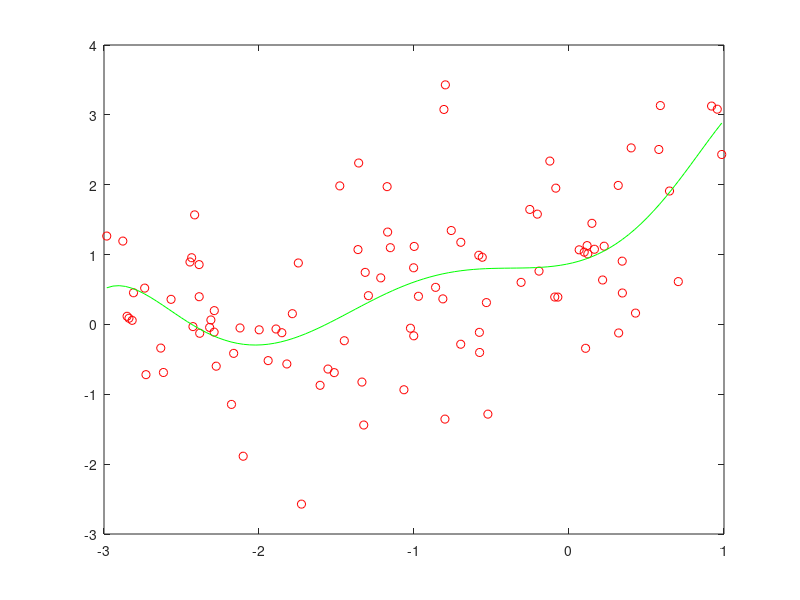

Write the MATLAB code that produced this figure. (Note: this script raises an error after producing the figure.)
%%
% The following script is a tutorial on the methodology of what I call 
% "Shape Prescriptive Modeling". Its a tool for modeling a function of
% a single variable
%
%    y = f(x) + error
%
% The actual model will be in the form of a least squares spline. Shape
% prescriptive modeling is really a way of thinking about a model - it
% has a lot of very Bayesian underpinnings. I'll get to that in a bit.
% First, lets talk about modeling, who builds models, and why we choose
% a specific model form.
%
% Why do we, as scientists and engineers, fit a curve to data? There are
% really two basic reasons why, if we ignore the common "My boss told me
% to do this." The first such reason is for purely predictive value. We may
% wish to reduce some set of data to a simply accessible functional relationship
% for future use. The process of modeling may allow us to smooth the data,
% producing a smooth curve where only distinct data points fell before.
% As well, this smooth curve is now a platform for interpolation. Note that
% if we have smoothed the data, removing unwanted noise that was present
% in the data, then the interpolant is more an approximant. I.e., one
% will not interpolate the data, but a smoother form of it.
% 
% The second common goal of curve fitting is often to predict/estimate some
% parameter of the relationship, such as a minimum or maximum value where
% the curve approaches an asymptote, or perhaps a maximum slope or a rate
% parameter. 
%
% If we are to fit a model to data, what kind of models do we use, and
% how does the model class reflect our goals in the modeling process?
% To answer this question, I'll first look at the common modeling tools
% we might see. First and most primeval is polyfit. Polyfit allows us to
% fit a polynomial model to our data. Such a model tells us little about
% our process beyond perhaps a simple slope. These models are really of
% value only for very simple relationships, where we are willing to
% invest little in the modeling process. Many of the individuals who
% use polynomial modeling tools do so for the wrong reasons. They use
% higher order polynomial fits to get a better approximation to their
% data, not realizing the problems inherent with those higher order
% polynomials.
% 
% At the other end of the spectrum, one sees individuals using nonlinear
% regression to fit a large variety of curves to data. Exponential terms,
% gaussian-like modes, sigmoid shapes, as well as many more. Did these
% model forms result from valid mechanistic arguments? I.e., has the
% analyst developed a real model of the process under study, where all
% that is left is to estimate the parameters of that model from data?
% 
% Sometimes it is so, but far more often the analyst individual knows
% something about the basic underlying process, and the model chosen
% has the correct basic functional shape. I'll argue that truly valid
% mechanistic models are nearly as rare as hen's teeth. 
% 
% There is a subtle variation on the mechanistic model. I call it the
% metaphoric or metaphorical model. Here we use a mathematical model
% of one process that we do understand, used as a model for a process
% that we do not really understand. My favorite examples of such
% metaphorical models are cubic splines, where a mathematical model
% of a thin flexible beam is used to predict many other processes. A
% second good example is the use of epidemiological models as used to
% predict sales of some product. There are many other examples of course.
% 
% An advantage of a metaphorical model is it may help us to understand/
% predict/even extrapolate future behavior based on our knowledge of the
% metaphor. Many of the nonlinear regression models that we see built in
% Matlab are of the shape variety. I.e., we see a bell shaped curve, so
% we fit a gaussian to it. We see a function with a lower and upper
% constant asymptote, and we fit some variety of logistic function, or
% an erf variant to it. If the fit is inadequate for our purposes, we
% try another functional form. I'll argue that this group of individuals
% is often using nonlinear regression for the wrong reason. They simply
% want some curve that behaves the way they know it should. Examples of
% this might be a photographic film modelor, who knows the film darkens
% as more photons land upon it, or a biologist, who knows that the count
% of bacteria in a petri dish will grow with time. (All of these examples
% have limits, but a good scientist/engineer will know those limits.)
% 
% The fact is, we often understand something about a process we are trying
% to model. What we may not have is the ability to build that knowledge and
% understanding into our model. Even if we know the underlying functional
% relationship is monotone increasing/decreasing, how do we estimate a
% model that has that behavior built into it? This is where shape
% prescriptive modeling shines. It is really a very Bayesian concept.
% It is the process of quantifying our basic knowledge of a process in
% mathematical terms, and then estimating a predictive model of the
% process that has that knowledge built into it. Our knowledge becomes
% a prescription for the final shape of the process. Sometimes we know
% much about a process, in which case we have a detailed prescription.
% Other times we have a very sketchy prescription.
% 
% The slm tools in this toolkit are designed to help the user to embed
% their knowledge into a model using a langauage of shape. One builds
% a prescription for the desired shape, then combines it with their data
% to build a model. These steps can be done distinctly, where an explicit
% prescription is created, then applied with a modeling engine to data,
% or the prescription can be built in a fluid manner using a gui. Here
% a point and click interface can provide the information necessary.
% 
% Some final notes before we begin actual experimentation: This toolkit
% assumes possession of the optimization toolbox. 
% 
% Also, all examples will use the commandline engine for modeling,
% instead of the gui interface. One good reason is that at the time
% of writing this tutorial, I had not finished writing the gui. A
% better reason is that anything that can be done via the gui is
% also possible to do using the computational engine, and cell mode
% favors this approach.
% 
% Finally, ...

%% Some data
% Lets start out by creating some data. A simple functional form that
% we understand the shape of.
n = 100;
x1 = sort(rand(n,1));
y1 = exp(x1) + randn(n,1)/20;
plot(x1,y1,'ro')

%% Polyfit?
% First, lets build a simple model using polyfit.
P = polyfit(x1,y1,6);
xev = 0:.001:1;
yev = polyval(P,xev);

%%
% and plot the results on top of the data
plot(xev,yev,'g-',x1,y1,'ro')

%%
% Are you happy with the resulting curve? Perhaps. Much depends upon
% our goals in building a model for this process. How good of a fit
% do we really need, how much noise is there in the data? Does the
% model behave as we believe it should? Does this model have lack of
% fit? Actually, it looks pretty good to me, at least given the amount
% of noise in the data. But see what happens when I use a high order
% polynomial model.

%% 
% This one was just too much, with condition problems.
P = polyfit(x1,y1,15);
xev = 0:.001:1;
yev = polyval(P,xev);
%%
% and plot the results on top of the data
plot(xev,yev,'g-',x1,y1,'ro')

%% Less data, more noise, with polyfit
% Lets try again, only this time we'll use less data, with a much
% higher level of noise.
close
n = 100;
x2 = sort(4*rand(n,1)-3);
y2 = exp(x2) + randn(n,1);
plot(x2,y2,'ro')

P = polyfit(x2,y2,6);
xev = linspace(min(x2),max(x2),100);
yhat = polyval(P,xev);

hold on
plot(xev,yhat,'g-')
hold off
%%
% Its a clear example of overfitting this noisy data.

%% A piecewise linear SLM fit
% Now lets try using the slm tools. After all, its why we are
% working through this tutorial.
slm = slmengine(x2,y2,'degree',1,'plot','on')
%%
% note that the result from slmengine is a structure. It contains
% 7 fields, and has much the same information as the 'pp' form does.
%
% 'form' is (in this case) 'slm'. This means that the function
% this structure contains is a slm model. We could have had it
% return a pp form instead.
%
% 'degree' is the polynomial degree of the piecewise segments.
% 1 indicates a piecewise linear function, continuous across the
% breakpoints (or knots.) Note that the splines toolbox tends to
% use the term 'order', one more than the degree.
%
% 'knots' contains the set of knots or breakpoints. The default
% is to use 6 equally spaced knots, from min to max of the data.
%
% 'coef' is the set of coefficients of the spline model. I've used
% a Hermite form here. Its an easy one to understand, as well as
% to look at the coefficients and visualize the shape of the curve.
% The field coef contains the value of the function at the
% corresponding knot.
%
% 'prescription' is the default prescription. A bayesian might call
% it an uninformative prior. Its the list of all settings for every
% optional parameter one can set for a model. Since we specified
% nothing but the data in our call to slmengine, we get all defaults.
%
% Finally, there are fields for x and y. The model thus contains
% the data used to build it. This serves a documentation purpose
% but it also allows plotslm to work well later.


%% Shape prescriptions
% We can look at the parameters in slm.prescription, but now is as
% good a tiem as any to see what slmset does for us. Here are the
% default set of properties.
prescription = slmset

%%
% slmset is the tool that allows us to specify a variety of pieces
% of information to the engine.


%% Use of slmset
% Help slmset will list all the options. It works on a property/value
% pair interface. There are a wide variety of properties that one can set,
% enough to satisfy almost any type of information a user can bring to
% a modeling problem. Here are the options one can set:
help slmset

%% Evaluating a model
% One more thing before we return to fitting data. We can use the 
% models that we build in a predictive mode. 
slmeval(.5,slm)

%%
% slmeval can also differentiate the function (although piecewise
% constant models would have a zero derivative everywhere, with a
% singularity at every knot.) The third argument controls the order
% ofthe derivative to be generated.
slmeval(.5,slm,1)

%%
% and even compute an inverse at any point. Note that slmeval computes only
% the "left-most" inverse. So if there is more than one solution that you
% wish to find, then you should use slmsolve.
slmeval(1.50,slm,-1)

%%
% We could plot the function as fit uing slmeval,
yhat = slmeval(xev,slm,0);
plot(x2,y2,'ro',xev,yhat,'b-')

%% Plotting a model using plotslm
% Or we could have plotted it using a nice utility that I've provided.
% Plotslm plots the curve, the data that it was built from, and the
% knots/breaks of the spline model. Plotslm also allows you to plot
% the residuals of the model to the data, or the derivatives of the
% curve. Finally, you can control many features of this plot using the
% plot menu.
plotslm(slm)

%% slmengine can plot too
% Or we could have just told our engine to plot after it finished
% estimating its curve fit. This time we will fit it as a cubic spline.
close all
slm = slmengine(x2,y2,'degree',3,'knots',4,'plot','on');

%% slmpar: Computations on a spline model, min max, integral, etc.
% plotslm can plot the function derivatives or integral, and
% slmeval can evaluate the function, its derivatives or the inverse
% function at specific points. However, it is occasionally useful to be
% able to find the minimum (or maximum) value of a spline over some interval, or
% find the minimum or maximum value of the slope, or compute the integral of the
% curve between a pair of points. slmpar also can convert a spline model
% into a symbolic form, for those who wish to see what the segments are
% in a functional form.
%
% The slmpar function does all of these things, both for a slm form as well as a pp form.
x = -5:.1:5;
y = exp(-x.^2/2)/sqrt(2*pi) + randn(size(x))/100;
slm = slmengine(x,y,'plot','on','knots',15,'integral',1,'deg',3,'minval',0)
%%
% Of course, here the integral was forced to 1, so the integral should be correct.
res = slmpar(slm,'in')
%%
% The maximum value should occur very near zero.
[res,loc] = slmpar(slm,'maxfun')

% The next few examples show slmpar at work on a pp form, as created by spline:
x = linspace(-pi,pi);
y = sin(x);
pp = spline(x,y);
%%
% The overall integral should be zero, or as close as floating point
% computations can give us for the integral of a spline.
res = slmpar(pp,'integral')
%%
% The integral from 0 to pi should be 2.
res = slmpar(pp,'integral',[0,pi])
%%
% The maximum of a sine wave over its period is 1, and should occur at
% x = pi/2.
[res,loc] = slmpar(pp,'maxfun')
%%
% The minimum of a sine wave over [-1,1] should occur at the lower end point.
[res,loc] = slmpar(pp,'minfun',[-1,1])

%%
% A nice thing about plotslm is it overlays the knot positions
% on top of the curve. The knots are at the vertical green dotted
% lines.

%% slmsolve: find all roots of a spline, f(x) == y, for any given value of y
% slmsolve will find all solutions for the this general problem, as opposed
% to slmeval, which returns only the left-most (closest to -inf) solution.
%
% slmsolve works on any SLM toolbox produced spline model, as well as any
% pp form model, produced by pp, spline, etc.
x = linspace(0,1,200);
y = x + sin(20*x);
pp = spline(x,y);
fnplt(pp)

%%
% Find the solutions of f(x) = 0.5 over the support of the spline.
xloc = slmsolve(pp,0.5)
hold on
plot(xloc',0.5,'ro',[min(xloc);max(xloc)],[0.5 0.5],'r-')

%% Model fitting using shape prescriptors
% Having seen the exponential data fit above, one might wonder why one
% would use a shape prescriptive model at all. It appears to be little
% better than that 6'th order polynomial model we fit before using polyfit.
%
% What do we know about the underlying functional relationship?
% We want to think in terms of fundamental shape primitives.
%
% I'd suggest that the function is known to be a monotone increasing
% function. It was a simple exponential after all. The first derivatve
% should never be negative.
close all
slm = slmengine(x2,y2,'plot','on','increasing','on');

%% Curvature constraints
% I'd also suggest that the function is known to be positively curved.
% The second derivatve should never be negative.
close all
slm = slmengine(x2,y2,'plot','on','concaveup','on');

%% Both curvature and monotonicity constraints
% We can also use both a curvature and monotonicity constraint, although
% on many data sets, one will be sufficient.
close all
slm = slmengine(x2,y2,'plot','on','concaveup','on','increasing','on');

%% Minimum slope or maximum slope constraints
% Try an erf function, with just a bit of noise. But then, show that the
% curve can be constrained to have an overall minimum and maximum slope.
n = 100;
x = 4*rand(n,1) - 2;
y = erf(x) + randn(size(x))/100;
%%
% First, with no slope constraints at all
slm = slmengine(x,y,'plot','on','knots',15);
%%
% Plot the first derivative. See that it should strictly be bounded by
% in the interval [0,1].
xev = linspace(-2,2,1000);
d = slmeval(xev,slm,1);
plot(xev,d,'-')
grid on

%%
% Redo the fit, but with just a touch of a constraint on the slopes.
slm = slmengine(x,y,'plot','on','knots',15,'minslope',0.1,'maxslope',0.9);
d = slmeval(xev,slm,1);
figure
plot(xev,d,'-')
grid on


%% Extrapolation in the fit, non-uniform knot spacings
% We might also decide to fit the curve over a wider knot range,
% extrapolating here beyond the data. Note that it is BETTER to build a
% spline to have the shape you want over a desired region then to try
% to extrapolate a spline that was built over a smaller region.
%
% In fact, I try to force the user to do no extrpolation at all,
% unless they insist on doing so. The extrapolation options will
% be shown in some detail later on.
close all
slm = slmengine(x2,y2,'plot','on','concaveup','on','increasing','on','knots',[-3, -2:.5:1 , 2]);

%% Piecewise constant models
% Or even to use a lower order model. This version of my toolkit only
% allows piecewise constant or piecewise linear besides the cubic models.
%
% Also, for brevity, we can always shorten any property names,
% as long as the name remains unambiguous. Capitalization is ignored.
slm = slmengine(x1,y1,'plot','on','kn',0:.1:1,'deg',0);

%%
% Note that I also used more knots in this last fit. I also returned
% to our original set of data with 100 points.

%% Fixed specific values
% There are other shape parameters we could have set in our prescription.
% Kowing that the underlying relationship is an exponential, we might
% remember that at x == 0, that y == 1. Specific values like this are
% often known. If our data was from an MTF curve, we might choose to
% assume a modulation of 100% at a frequency of 0. Likewise, population
% growth data might have a known population at time == 0.
slm = slmengine(x1,y1,'plot','on','concaveup','on','knots',0:.2:1,'leftvalue',1);

%% Flawed information, "Garbage in, garbage out"
% What if our information is flawed? The old saying always applies.
slm = slmengine(x1,y1,'plot','on','concaveup','on','knots',0:.2:1,'leftvalue',2);

%%
% Or suppose we specify a bit too small a value for the maximum slope. The
% result is lack of fit.
slm = slmengine(x1,y1,'plot','on','maxslope',1.5,'knots',0:.1:1);

%%
% Garbage in, garbage out. If we specify a monotone decreasing function
% on increasing data, then we have wasted a lot of machine cycles to
% compute the mean of our data.
slm = slmengine(x1,y1,'plot','on','decreasing','on','knots',0:.2:1,'degree',1);

%%
% We could have done the same with somewhat less work...
slm = slmengine(x1,y1,'plot','on','degree',0,'knots',2);

%%
% The really lazy would just use mean(y1). Perhaps efficient is a
% better word.

%% 
% lets look at a function with slightly more interesting behaviour. 
% still keep it simple enough that we know what it should look like.
close all
n = 500;
x = linspace(0,1,n)';
y = sin(x*pi) + randn(n,1)/5;

slm = slmengine(x,y,'plot','on','knots',10);

%%
% If I remember correctly, sin(x) will have a negative second derivative
% over that interval. If I choose to apply this information to our
% curve, the fit gets quite good.
slm = slmengine(x,y,'plot','on','knots',10,'concavedown','on');

%%
% A simple way of specifying a curve shape with a single maximum
% value at some point is just this:
slm = slmengine(x,y,'plot','on','knots',0:.1:1,'simplepeak',.5);

%%
% all it does is to automatically specify increasing and decreasing
% regions of the curve.

%%
% lets change our data again now. Make it a fairly noisy sine wave.
clear
close all
n = 250;
x = linspace(0,1,n)';
y = sin(2*x*pi) + randn(n,1)/2;

%%
% this time we might choose to assume periodicity.
slm = slmengine(x,y,'plot','on','knots',0:.1:1,'endconditions','periodic');

%%
% That last curve had a lot of noise in it, I might not be surpised
% if it was a little bumpy. We also know that somewhere in the middle
% of the curve, this function goes through an inflection point. I'll
% just pick somehere to put that inflection point. Note that the
% curvature would be negative to the left, and positive to the right,
% so set a positive inflection point.
slm = slmengine(x,y,'plot','on','kn',0:.1:1,'endc','per','positiveinflection',.5);

%%
% There are certainly many ways to define a prescription for the 
% shape of a curve. We have only covered a few of them here.
%
% Lets return to slmset though. Note that the two lines below are
% the same as the direct call to slmengine.
prescription = slmset('plot','on','kn',0:.1:1,'endc','per','positiveinflection',.5);
slm = slmengine(x,y,prescription);

%% 
% The model as it is returned includes a field with the shape prescription
% that defined that model. It also includes the original data in named fields.
% Each of these fields is useful for documentation purposes.
slm

%%
% We can also modify an existing prescription, adding new pieces of information.
slm = slmengine(x,y,prescription,'maxvalue',0.5);

%% Too many knots?
% Sometimes we have little data, but use too many knots. A
% traditional spline model will often fail in this case, with
% a singular matrix warning. Slmengine will not fail, although
% you may not always be happy with the result. Remember, when
% there is little information brought to a problem by the data,
% a reasonable fit may still be obtained if you can add enough
% information from your own kowledge of the process. In this
% particular example, I'm tryin only to show that the use of too
% many kots did not result in a singularity.
clear
close all
n = 10;
x = rand(n,1);
y = sin(2*x*pi) + randn(n,1)/10;
slm = slmengine(x,y,'plot','on','knots',0:.05:1);

%% 
% Fewer knots may be better, even though we did survive having
% way too many knots.
slm = slmengine(x,y,'plot','on','knots',[0 1]);

%%
% And while it may be a little slow, one can use cross
% validation to help smooth your curve. Don't try it with too
% many knots or too many points.
slm = slmengine(x,y,'plot','on','knots',0:.05:1,'regularization','cross');

%%
% Another option, if you had a decent estimate of the error
% standard deviation, is to supply that value. slmengine will
% build a fit with the desired residual error.
slm = slmengine(x,y,'plot','on','knots',0:.05:1,'regularization',-0.10);

%% Use in practice
% for some more realistic data, try this one out.
% The function is known to be increasing, and everywhere non-negative.
% There is a little curvature at the bottom that is probably real.
% At the top end, we expect the curve to be moderately well behaved
% so extrapolation to x = 255 is linear.
close all
load scann
slm = slmengine(R,L,'plot','on','knots', ...
  [0 5 10 15 20 30 50 80 120 160 200 255],'leftminvalue',0,'increasing','on','deg',3,'linearregion',[200,255])

%%
% I often see people using splines wrongly. For example, given a
% relationship with a derivative singularity, how best to build a
% spline model?
x = linspace(0,1,20);
truefun = @(x) nthroot(x,5);
y = truefun(x);
xfine = linspace(0,1,1000);
yfine = truefun(xfine);
plot(x,y,'-o')
title 'A singularity at x = 0'
xlabel X
ylabel Y
%%
% Obviously, fitting a spline to this data, in the form y(x), we
% should expect a problem. Even with no noise present in the system.
slm = slmengine(x,y,'plot','on','knots',10)
hold on
plot(xfine,yfine,'b--')
hold off

%%
% We might force the spline to be monotone, or even choose a non-uniform
% knot spacing, but the derivative singularity at x == 0 is too much for
% polynomial segments to handle well.
slm = slmengine(x,y,'plot','on','knots',[0 .01 .02 .05 .1 .3 .6 1],'incr','on','concavedown','on')
hold on
plot(xfine,yfine,'b--')
hold off

%%
% A better solution is to recognize the essential singularity in the problem.
% Here, swap the dependent and independent variables. What was once a singularity
% is no longer so. Se that the spline fit and the original function now overlay
% each other almost perfectly here.
slm = slmengine(y,x,'plot','on','knots',10,'incr','on','concaveup','on','deg',3)
hold on
plot(yfine,xfine,'b--')
hold off

%%
% Of course, prediction will be more difficult, since the resulting model
% must be interpolated in an inverse form. slmevel can do so. The result
% here would be 0.7, IF the spline were an exact representation of the
% fifth root of its input. Since we live in a floating point world, the
% result is as close as I might expect.
format long g
slmeval(0.7.^5,slm,-1)
format short g

%% Returning a set of points, evaluated through the fitted curve.
% SLM has the ability to generate a list of points, then evaluate
% them through the resulting model. While this is easily enough done
% using slmeval, this is a friendly option that will save a set for
% the user. By default, 1001 points are generated along the curve,
% however, any number of equally spaced points can be generated. For
% the user who wishes for an unequal (user specified) spacing, there
% is always slmeval to fall back upon. In this example, only 11 equally
% spaced points are generated along the curve to be returned. The user
% can then plot these points as they choose. Of course, plotslm has
% significantly more functionality than a simple plot, since you can
% view more than just the simple function values.
close all
format long g
[slm,xp,yp] = slmengine(y,x,'knots',10,'incr','on','concaveup','on','rightvalue',1,'predictions',11)

%% Combining various constraints to produce a better model
% On this curve, we know the actual form. It should be a hyperbolic shape,
% that approaches a linear asymptote.
x = rand(40,1);
y = x - 1./(10*(x+.1)) + randn(size(x))/25;
plot(x,y,'o')

%%
% We can model the curve as simply a monotone increasing function.
% I'll use more knots than I really need to exacerbate the problem.
% (There really are way too many knots in this spline, possibly causing
% numerical problems.)
slm = slmengine(x,y,'incr','on','knots',35,'plot','on')

%%
% Now, try enforcing both monotonicity, and a concave down function, 
% (a negative second derivative.) 
slm = slmengine(x,y,'incr','on','concavedown','on','knots',35,'plot','on')

%%
% Our second try is better, but still not well enough behaved. See that
% by requiring that the jerk be positive everywhere, we get a nice, smooth
% curve, even with far too many knots for this simple curve. In fact, it
% even appears to be approaching a linear asymptote.
slm = slmengine(x,y,'incr','on','jerk','positive','concavedown','on','knots',35,'plot','on')

%% Extrapolation of a spline model
% Normally, I try to push a user to NOT extrapolate a spline model.
% Cubic polynomial segments do squirrely things away from where they
% were used in a fit. So if you seriously tried to extrapolate a cubic
% spline, then don't be surprised to see it do silly things. For this
% reason the default for SLMEVAL is to only extrapolate as a constant
% function. Thus below the first knot or above the top knot, the spline
% prediction will take on the values of the function at the corresponding
% knot, but no more. Essentially only constant extrapolation is done.
%
% SLMSET does provide for other options in extrapolation, but only if you
% ask for it. The 'extrapolation' prescription may take on the values:
%
%  {'error', 'warning', 'constant', 'linear', 'cubic', 'NaN'}
%
% The default is 'constant'. For this case, constant extrapolation is
% done with with no warning generated for all points outside of the knots.
% The other options seem pretty stratight forward.
%
%  'error' generates an error if any point falls outside the knots.
%
%  'warning' generates a warning message, then does constant extrapolation.
%
%  'constant' does constant extrapolation. (The default)
%
%  'linear' does linear extrapolation.
%
%  'cubic' does cubic extrapolation.
%
%  'nan' inserts NaN values for all points outside the knots.
close all
x = 0:.1:1;
y = sin(2*pi*x) + randn(size(x))/100;

%%
% See that the Extrapolation field has been set to 'constant' by default.
slm = slmengine(x,y,'knots',x,'plot','on')

%%
% See what happens when various extrapolation modes are specified though.
% Note that the extrapolation type is indicated when you create the spline
% itself. I won't show what happens when 'error' is chosen, since that will
% screw up this published document. You can guess though.
xev = -1:.01:2;

%%
% Warning throws a warning if extrapolation is tried, then does constant
% extrapolation, like the default.
slm = slmengine(x,y,'knots',x,'extrapolation','warning');
yev = slmeval(xev,slm,0);
plot(x,y,'o',xev,yev,'r-')
title 'Constant extrapolation (warning generated)'

%%
% Linear simply does linear extrapolation, with no warnings or errors.
slm = slmengine(x,y,'knots',x,'extrapolation','linear');
yev = slmeval(xev,slm,0);
plot(x,y,'o',xev,yev,'r-')
title 'Linear extrapolation'

%%
% Cubic simply does cubic extrapolation, with no warnings or errors. I
% would rarely ever recommend 'cubic' extrpolation, certainly not if you
% extraapolate too far. See what happens here.
slm = slmengine(x,y,'knots',x,'extrapolation','cubic');
yev = slmeval(xev,slm,0);
plot(x,y,'o',xev,yev,'r-')
title 'Cubic extrapolation'

%% You can get information about the fit itself
% slmengine always returns this information in the stats field of the returned model.
% However, the verbosity propert has three levels {0,1,2}. 0 tells
% slmengine to be quiet, with no output to the command line. 1 tells it to
% report fit statistics at the command line,
close all
slm = slmengine(x,y,'verbosity',1);

%%
% and verbosity of 2 tells slmengine to be more expressive yet.
slm = slmengine(x,y,'verbosity',1);

%% Knot placement optimization
% You can let an optimizer choose the knots. It may give you better
% results than a blind choice of knots. But, the fact is all optimizers can
% get lost at times.
close all
x = -5:.1:5;
y = erf(x) + randn(size(x))/100;
slm = slmengine(x,y,'increasing','on','plot','on','degree',1, ...
  'interiorknots','free','knots',10)

%%
% If however, you have some idea where the knots might belong based on the
% shape of your function, then it is a good idea to provide some input.
% Here for example, there is little happening with this function on both
% ends of the curve. So why waste the knots out there?
slm = slmengine(x,y,'increasing','on','plot','on','degree',1,...
  'interiorknots','free','knots',[-5 -1.25 -1 -.75 -.5 .5 .75 1 1.25 5])

%%
% slmpar has some other options, that are not terribly useful for
% computation, but are nice to understand how splines work, as well as
% how the coefficients are stored in these spline containers. These last
% options in slmpar require the symbolic toolbox.
%
% First, I'll create a piecewise linear spline with 4 segments.
x = linspace(-pi,pi,100);
y = sin(x);
slm = slmengine(x,y,'knots',5,'result','slm','degree',1)

%%
% The SLM storage form can be called a Hermite form. It contains a list of
% knots, and the function values of the curve at those knots. So we see
% below the first column isthe list of knots, while the second column the
% values of the sine function approximation at those knots.
[slm.knots,slm.coef]

%%
% However, we can see the actual linear polynoial segments using slmpar.
% This option tells slmpar to create a cell array that lists the knot
% intervals over which each segment is defined, as well as the actual
% linear polynomial used over that interval, as a symbolic polynomial
% in the variable x.
p = slmpar(slm,'symabs')
p{:}

%%
% We can use slmpar to understand the pp form of a spline, and how the
% spline coefficients are stored. They are stored as the coefficients of a
% polynomial in standard matlab poly form, so highest order coefficient
% first. However, the pp form uses what I'll call a relative polynomial.
pp = slm2pp(slm)

%%
% We can list out the breaks (or knots if you choose) of the spline.
% between each pair of breaks, there is here a linear polynomial segment
% defined. However, the i'th such polynomial will be evaluated as if it
% lives in the interval [0,pp.breaks(i+1) - pp.breaks(i)]
pp.breaks
pp.coefs

%%
% So the first linear polynomial segment actually lives on the interval
[pp.breaks(1),pp.breaks(2)]

%%
% However, it is evaluated on the translated interval
[0,pp.breaks(2)-pp.breaks(1)]

%%
% This translation of the interval is not terribly important when one is
% working with linear spline segments, but when cubic (or even higher order)
% segments are employed, there may well be numerical issues if MATLAB is
% forced to take powers of very large numbers. Suppose for example, our
% spline was forced to be evaluated for numbers on the order of 1e10? Now
% forming the cube of such large numbers will cause massive loss of
% accuracy in the floating point numbers.

%%
% Similarly, we might create a cubic spline. Here I'll use only 4 knots,
% thus three cubic segments, but I'll generate data that lies in a
% different domain.
x = linspace(1e6,1e6 + 3,100);
y = sin(x);
slm = slmengine(x,y,'knots',4,'result','slm','degree',3,'plot','on')

%%
% First, lets understand the Hermite form here. The first column below is
% the list of knots. The second column the function values at those knots,
% and the third column contains the first derivatives of the spline function
% at those knots. Personally, I've always had a preference for this form
% because one can easily visualize much about the shape of the cubic
% segments directly from those coefficients.
[slm.knots,slm.coef]

%%
% Converting the spline to its pp form, we get:
pp = slm2pp(slm)

%%
% There are 4 breaks, so 3 segments. These coefficients presume the relative
% form for evaluation
pp.coefs
crel = slmpar(pp,'symrel')
crel{:}

%%
% See however, what happens to the coefficients of the polynomials in the
% absolute form. Those coefficients are now a bit nasty for a cubic
% polynomial. If x is on the order of 1e6, I would expect to see a serious
% loss of accuracy.
cabs = slmpar(pp,'symabs')
cabs{:}

%%
% To compare the accuracy problems one would expect, what is the sin of
% a moderately large number?
sin(sym('1e6 + 0.5'))
sin(1e6 + 0.5)
slmeval(1e6 + 0.5,slm)

%%
% So the 4 knot spline fit itself was only accurate to about 3 significant
% digits. Lets now use polyval to evaluate those polynomials at that same
% effective location. The relative form returns a value that matches
% slmeval exactly, as well as being a viable value for the sine function.
% However, the absolute form just returns numerical junk.
polyval(fliplr(double(coeffs(crel{2,1}))),0.5)
polyval(fliplr(double(coeffs(cabs{2,1}))),1e6 + 0.5)

close all





